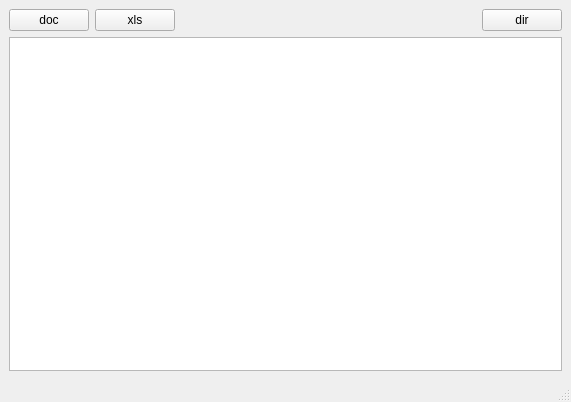
<?xml version="1.0" encoding="UTF-8"?>
<ui version="4.0">
 <class>MainWindow</class>
 <widget class="QMainWindow" name="MainWindow">
  <property name="geometry">
   <rect>
    <x>0</x>
    <y>0</y>
    <width>571</width>
    <height>402</height>
   </rect>
  </property>
  <property name="windowTitle">
   <string>ActiveX</string>
  </property>
  <widget class="QWidget" name="centralwidget">
   <layout class="QVBoxLayout" name="verticalLayout">
    <item>
     <layout class="QHBoxLayout" name="horizontalLayout">
      <item>
       <widget class="QPushButton" name="btnDoc">
        <property name="text">
         <string>doc</string>
        </property>
       </widget>
      </item>
      <item>
       <widget class="QPushButton" name="btnXls">
        <property name="text">
         <string>xls</string>
        </property>
       </widget>
      </item>
      <item>
       <spacer name="horizontalSpacer">
        <property name="orientation">
         <enum>Qt::Horizontal</enum>
        </property>
        <property name="sizeHint" stdset="0">
         <size>
          <width>40</width>
          <height>20</height>
         </size>
        </property>
       </spacer>
      </item>
      <item>
       <widget class="QPushButton" name="btnDir">
        <property name="text">
         <string>dir</string>
        </property>
       </widget>
      </item>
     </layout>
    </item>
    <item>
     <widget class="QTextEdit" name="textEdit">
      <property name="html">
       <string>&lt;!DOCTYPE HTML PUBLIC &quot;-//W3C//DTD HTML 4.0//EN&quot; &quot;http://www.w3.org/TR/REC-html40/strict.dtd&quot;&gt;
&lt;html&gt;&lt;head&gt;&lt;meta name=&quot;qrichtext&quot; content=&quot;1&quot; /&gt;&lt;style type=&quot;text/css&quot;&gt;
p, li { white-space: pre-wrap; }
&lt;/style&gt;&lt;/head&gt;&lt;body style=&quot; font-family:'SimSun'; font-size:9pt; font-weight:400; font-style:normal;&quot;&gt;
&lt;p style=&quot;-qt-paragraph-type:empty; margin-top:0px; margin-bottom:0px; margin-left:0px; margin-right:0px; -qt-block-indent:0; text-indent:0px;&quot;&gt;&lt;br /&gt;&lt;/p&gt;&lt;/body&gt;&lt;/html&gt;</string>
      </property>
     </widget>
    </item>
   </layout>
  </widget>
  <widget class="QMenuBar" name="menubar">
   <property name="geometry">
    <rect>
     <x>0</x>
     <y>0</y>
     <width>571</width>
     <height>23</height>
    </rect>
   </property>
  </widget>
  <widget class="QStatusBar" name="statusbar"/>
 </widget>
 <resources/>
 <connections/>
</ui>
